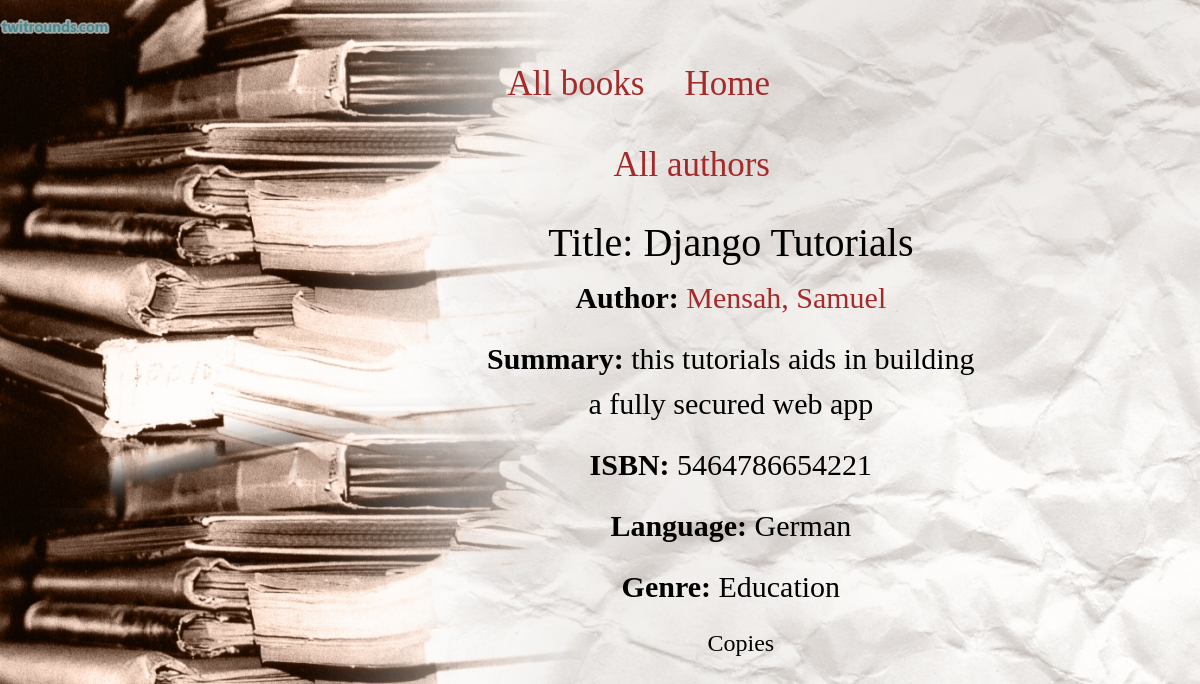
The page /catalog/book/2 on the database as committed earlier.
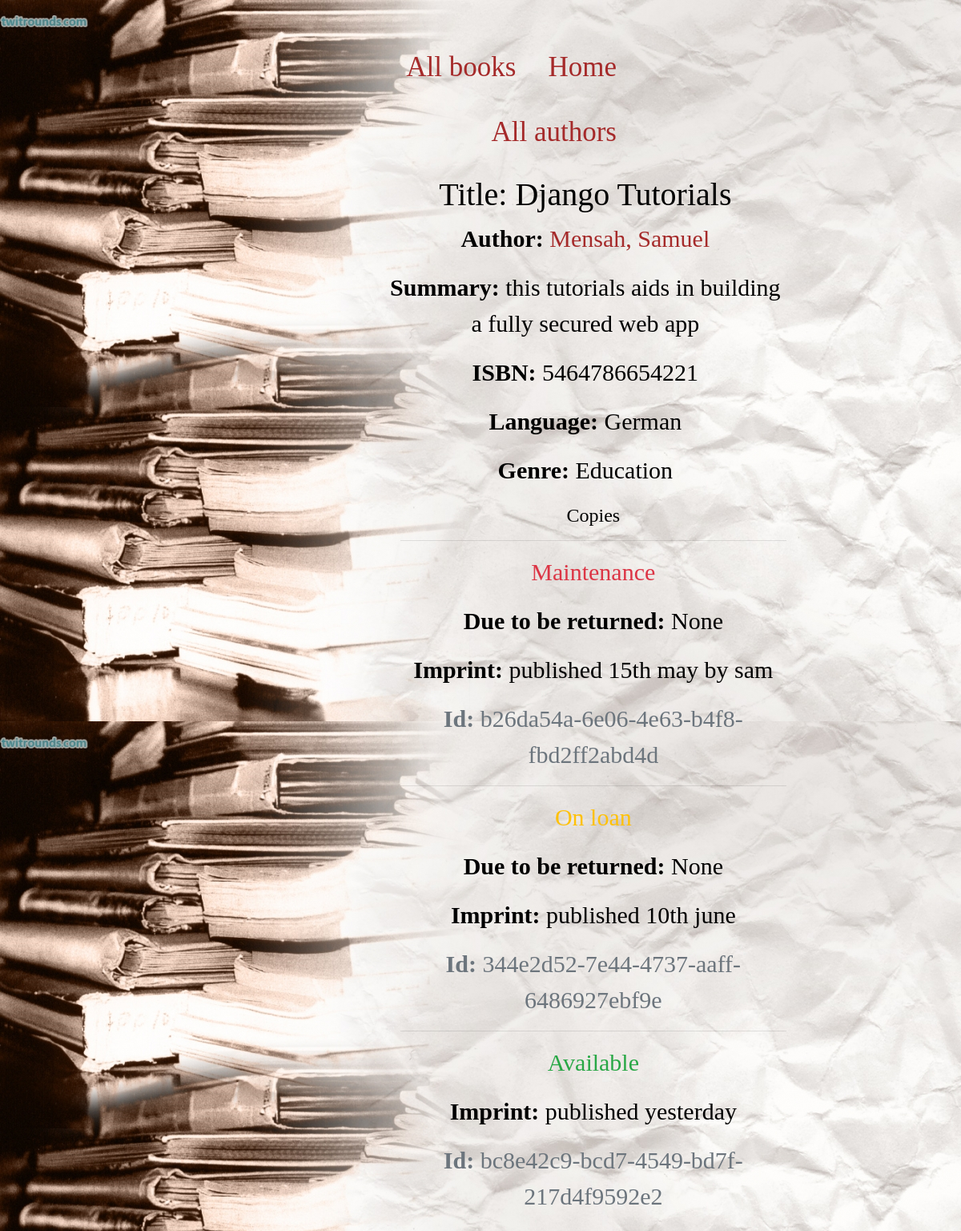
The same page on the database as committed later.
### catalog/models.py (models this page shows, shortened)
class Book(models.Model):
    title = models.CharField(max_length=200)
    author = models.ForeignKey('Author', on_delete=models.SET_NULL, null=True)
    summary = models.TextField(max_length=1000, help_text='Enter a brief description of the book')
    isbn = models.CharField('ISBN', max_length=13, unique=True,
                             help_text='13 Character <a href="https://www.isbn-international.org/content/what-isbn">ISBN number</a>')
    genre = models.ManyToManyField(Genre, help_text='Select a genre for this book')
    language = models.ForeignKey('Language', on_delete=models.SET_NULL, null=True)
    class Meta:
        ordering = ['title', 'author']
    def display_genre(self):
        """Creates a string for the Genre. This is required to display genre in Admin."""
        return ', '.join([genre.name for genre in self.genre.all()[:3]])
    display_genre.short_description = 'Genre'

class Author(models.Model):
    first_name = models.CharField(max_length=100)
    last_name = models.CharField(max_length=100)
    date_of_birth = models.DateField(null=True, blank=True)
    date_of_death = models.DateField('Died', null=True, blank=True)
    class Meta:
        ordering = ['last_name', 'first_name']
    def __str__(self):
        return f'{self.last_name}, {self.first_name}'

class Language(models.Model):
    name = models.CharField(max_length=200,help_text="Enter the book's natural language (e.g. English, French, Japanese etc.)")
    def __str__(self):
        return self.name

class Genre(models.Model):
    name = models.CharField(max_length=200, help_text='Enter a book genre (e.g. Science Fiction)')
    def __str__(self):
        return self.name

class BookInstance(models.Model):
    id = models.UUIDField(primary_key=True, default=uuid.uuid4, help_text='Unique ID for this particular book across whole library')
    book = models.ForeignKey('Book', on_delete=models.RESTRICT)
    imprint = models.CharField(max_length=200)
    due_back = models.DateField(null=True, blank=True)
    borrower = models.ForeignKey(User, on_delete=models.SET_NULL, null=True, blank=True)
    LOAN_STATUS = (
        ('m', 'Maintenance'),
        ('o', 'On loan'),
        ('a', 'Available'),
        ('r', 'Reserved'),
    )
    status = models.CharField(
        max_length=1,
        choices=LOAN_STATUS,
        blank=True,
        default='m',
        help_text='Book availability',
    )
    class Meta:
        ordering = ['due_back']

### catalog/views.py (the view)
# urls.py: path('book/<int:pk>', views.BookDetailView.as_view(), name='book-detail'),
class BookDetailView(generic.DetailView):
    model = Book

### catalog/templates/catalog/book_detail.html
{% extends "catalog/base_generic.html" %}
{% block content %}
  <h1>Title: {{ book.title }}</h1>
  <p><strong>Author:</strong> <a href="{% url 'author-detail' book.author.pk %}">{{ book.author }}</a></p>
  <p><strong>Summary:</strong> {{ book.summary }}</p>
  <p><strong>ISBN:</strong> {{ book.isbn }}</p>
  <p><strong>Language:</strong> {{ book.language }}</p>
  <p><strong>Genre:</strong> {{ book.genre.all|join:", " }}</p>
  <div style="margin-left:20px;margin-top:20px">
    <h4>Copies</h4>
    {% for copy in book.bookinstance_set.all %}
      <hr>
      <p class="{% if copy.status == 'a' %}text-success{% elif copy.status == 'm' %}text-danger{% else %}text-warning{% endif %}">
        {{ copy.get_status_display }}
      </p>
      {% if copy.status != 'a' %}
        <p><strong>Due to be returned:</strong> {{ copy.due_back }}</p>
      {% endif %}
      <p><strong>Imprint:</strong> {{ copy.imprint }}</p>
      <p class="text-muted"><strong>Id:</strong> {{ copy.id }}</p>
    {% endfor %}
  </div>
{% endblock %}

### catalog/templates/catalog/base_generic.html (shortened to what this page needs)
<!DOCTYPE html>
<html lang="en">
<head>
  <link rel="stylesheet" href="https://cdn.jsdelivr.net/npm/bootstrap@4.5.3/dist/css/bootstrap.min.css">
  {% load static %}
  <link rel="stylesheet" href="{% static 'catalog/style.css' %}">
</head>
<body>
    <div class="topnav">
  <a href="{% url 'index' %}">Home</a>
  <a href="{% url 'books' %}">All books</a>
  <a href="{% url 'authors' %}">All authors</a>
</div>
  <div class="container-fluid">
    <div class="row">
      <div class="col-sm-10 " id="main">{% block content %}{% endblock %}</div>
    </div>
  </div>
</body>
</html>

### catalog/static/catalog/style.css (style rules this page uses)
body { width:100%; padding:20px; background-image: url(images/b4.jpg) ; margin: 10px; font-family: 'Times New Roman', Times, serif; font-size:30px; color:black; text-align:center; }
.topnav { overflow: hidden; color:black; padding: 14px 400px; }
a { color:brown; }
.topnav a { float:right; text-align: center; text-decoration: none; font-size: 35px; padding: 14px 20px; }
#main { padding-left:450px; text-align:center; list-style: none; }

Rows that differ between the two databases and show on the page:
added BookInstance: status "Maintenance", due_back "None", imprint "published 15th may by sam", id "b26da54a-6e06-4e63-b4f8-fbd2ff2abd4d"
added BookInstance: status "On loan", due_back "None", imprint "published 10th june", id "344e2d52-7e44-4737-aaff-6486927ebf9e"
added BookInstance: status "Available", imprint "published yesterday", id "bc8e42c9-bcd7-4549-bd7f-217d4f9592e2"
